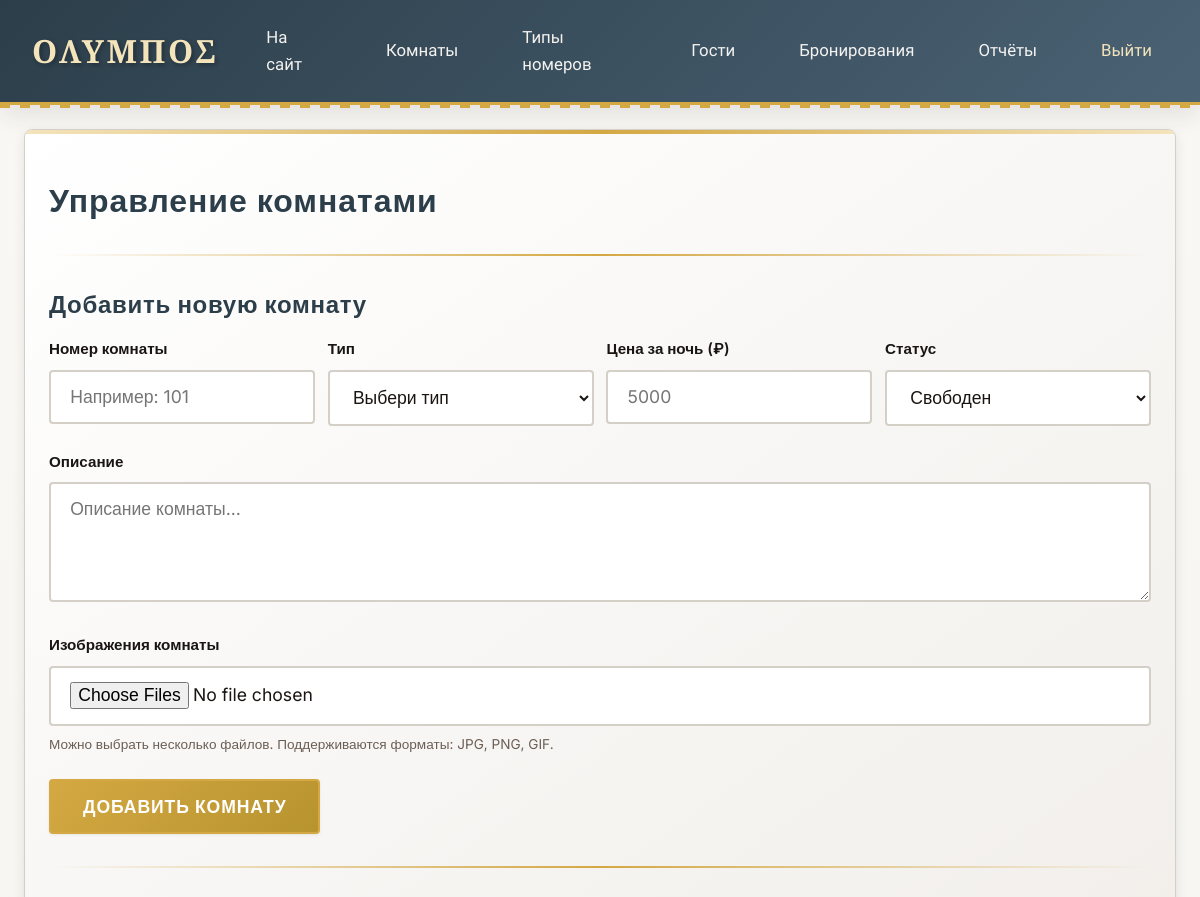
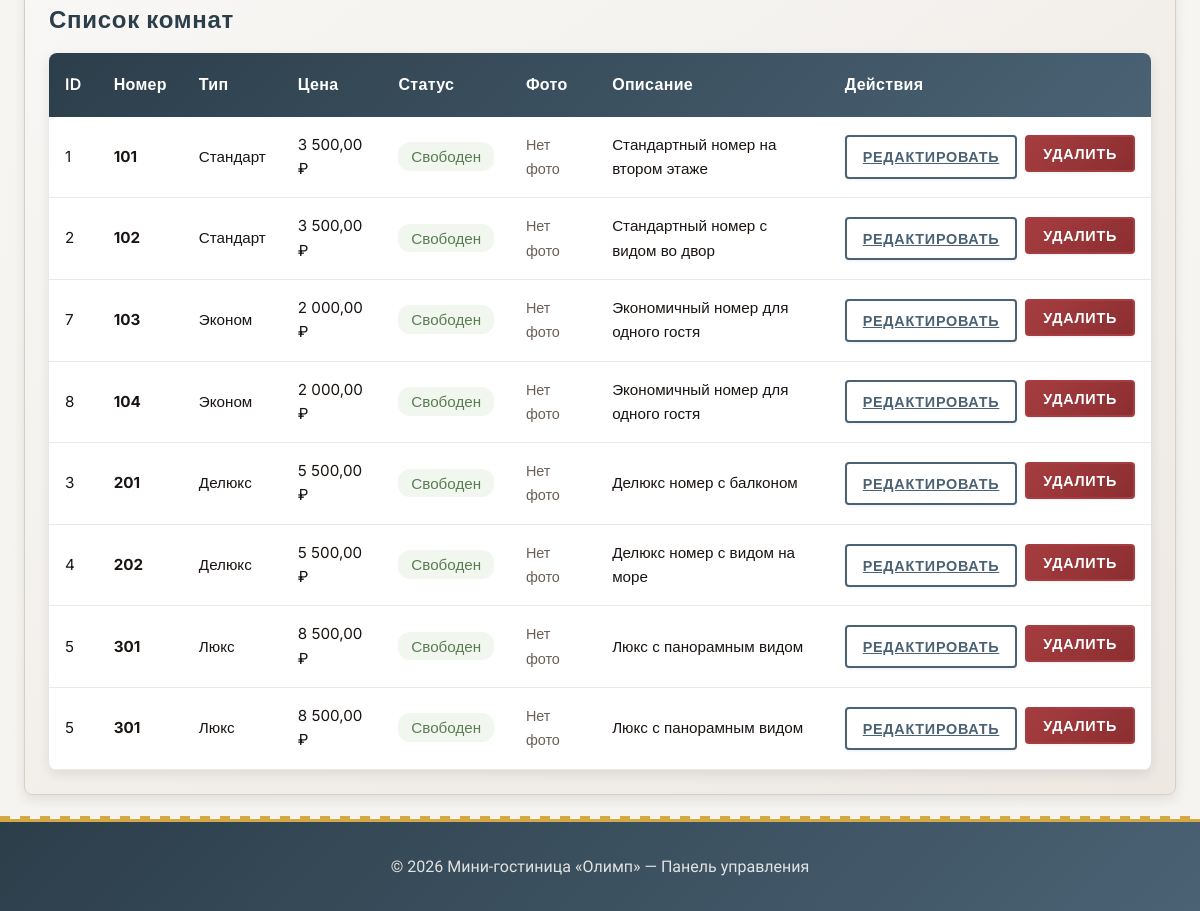
/admin/rooms.php (signed in), run on the app's committed database (2 pictures, top to bottom).
### tables this page shows
CREATE TABLE IF NOT EXISTS rooms (
    id INT AUTO_INCREMENT PRIMARY KEY,
    number VARCHAR(20) NOT NULL,
    type_id INT NOT NULL,
    price DECIMAL(10, 2) NOT NULL,
    status ENUM('available', 'booked', 'occupied', 'maintenance') DEFAULT 'available',
    description TEXT,
    created_at TIMESTAMP DEFAULT CURRENT_TIMESTAMP,
    FOREIGN KEY (type_id) REFERENCES room_types(id) ON DELETE RESTRICT,
    UNIQUE KEY unique_room_number (number)
);

CREATE TABLE IF NOT EXISTS room_types (
    id INT AUTO_INCREMENT PRIMARY KEY,
    name VARCHAR(100) NOT NULL,
    capacity INT NOT NULL DEFAULT 2,
    description TEXT,
    created_at TIMESTAMP DEFAULT CURRENT_TIMESTAMP
);

### includes/auth.php (called while the page is built, shortened)
<?php
function h($value): string
{
    return htmlspecialchars((string)$value, ENT_QUOTES, 'UTF-8');
}

### admin/rooms.php (the view, shortened to what this page needs)
<?php
require_once __DIR__ . '/../config/db.php';
require_once __DIR__ . '/../includes/admin_layout.php';
$statuses = [
    'available'   => 'Свободен',
    'booked'      => 'Забронирован',
    'maintenance' => 'На ремонте',
    'occupied'    => 'Занят'
];
$editRoom = null;
$stmt = $pdo->query('
    SELECT r.id, r.number, r.price, r.status, r.description, rt.name AS type_name
    FROM rooms r
    JOIN room_types rt ON rt.id = r.type_id
    ORDER BY r.number
');
$rooms = $stmt->fetchAll();
admin_page_start('Управление комнатами', 'rooms');
?>
<div style="margin-bottom: 2rem;">
    <h3><?= $editRoom ? 'Редактировать комнату' : 'Добавить новую комнату' ?></h3>
    <form method="post">
        <div class="grid grid-4">
            <div class="form-group">
                <label class="form-label">Номер комнаты</label>
                <input name="number" value="<?= h($editRoom['number'] ?? '') ?>" class="form-input" required placeholder="Например: 101">
            </div>
            <div class="form-group">
                <label class="form-label">Тип</label>
                <select name="type_id" class="form-select" required>
                    <option value="">Выбери тип</option>
                </select>
            </div>
            <div class="form-group">
                <label class="form-label">Цена за ночь (₽)</label>
                <input name="price" type="number" step="0.01" min="0" value="<?= h($editRoom['price'] ?? '') ?>" class="form-input" required placeholder="5000">
            </div>
            <div class="form-group">
                <label class="form-label">Статус</label>
                <select name="status" class="form-select">
                    <?php foreach ($statuses as $key => $label): ?>
                        <option value="<?= h($key) ?>" <?= ($editRoom['status'] ?? 'available') === $key ? 'selected' : '' ?>><?= h($label) ?></option>
                    <?php endforeach; ?>
                </select>
            </div>
        </div>
        <div class="form-group">
            <label class="form-label">Описание</label>
            <textarea name="description" class="form-textarea" placeholder="Описание комнаты..."><?= h($editRoom['description'] ?? '') ?></textarea>
        </div>
        <div class="form-group">
            <label class="form-label">Изображения комнаты</label>
            <input type="file" name="images[]" class="form-input" multiple accept="image/*">
            <p style="font-size: 0.85rem; color: var(--text-muted); margin-top: 0.5rem;">Можно выбрать несколько файлов. Поддерживаются форматы: JPG, PNG, GIF.</p>
        </div>
        <div style="display: flex; gap: 1rem;">
            <button class="btn-greek" type="submit" name="save_room"><?= $editRoom ? 'Сохранить изменения' : 'Добавить комнату' ?></button>
        </div>
    </form>
</div>
<div class="divider"></div>
<h3>Список комнат</h3>
<table class="greek-table">
    <thead>
        <tr>
            <th>ID</th>
            <th>Номер</th>
            <th>Тип</th>
            <th>Цена</th>
            <th>Статус</th>
            <th>Фото</th>
            <th>Описание</th>
            <th>Действия</th>
        </tr>
    </thead>
    <tbody>
        <?php foreach ($rooms as $room): ?>
            <tr>
                <td><?= h($room['id']) ?></td>
                <td><strong><?= h($room['number']) ?></strong></td>
                <td><?= h($room['type_name']) ?></td>
                <td><?= h(number_format((float)$room['price'], 2, ',', ' ')) ?> ₽</td>
                <td>
                    <?php
                    $badgeStyle = match ($room['status']) {
                        'available'   => 'var(--success-bg); color: var(--success)',
                        'maintenance' => 'var(--warning-bg, #fff3cd); color: #856404',
                        default       => 'var(--error-bg); color: var(--error)'
                    };
                    ?>
                    <span style="padding: 0.3rem 0.8rem; border-radius: 12px; background: <?= $badgeStyle ?>">
                        <?= h($statuses[$room['status']] ?? $room['status']) ?>
                    </span>
                </td>
                <td>
                    <?php if (!empty($room['images'])): ?>
                        <div style="display: flex; gap: 0.3rem;">
                            <?php foreach (array_slice($room['images'], 0, 3) as $img): ?>
                                <img src="<?= BASE_URL ?>uploads/rooms/<?= h($img) ?>" alt="Фото" style="width: 40px; height: 40px; object-fit: cover; border-radius: 4px;">
                            <?php endforeach; ?>
                            <?php if (count($room['images']) > 3): ?>
                                <span style="display: flex; align-items: center; font-size: 0.85rem; color: var(--text-muted);">+<?= count($room['images']) - 3 ?></span>
                            <?php endif; ?>
                        </div>
                    <?php else: ?>
                        <span style="color: var(--text-muted); font-size: 0.9rem;">Нет фото</span>
                    <?php endif; ?>
                </td>
                <td><?= h($room['description'] ?: '—') ?></td>
                <td>
                    <div style="display: flex; gap: 0.5rem;">
                        <a class="btn-greek btn-outline" href="?edit=<?= h($room['id']) ?>" style="padding: 0.5rem 1rem; font-size: 0.9rem;">Редактировать</a>
                        <form method="post" onsubmit="return confirm('Удалить комнату?');" style="display:inline;">
                            <button class="btn-greek btn-danger" style="padding: 0.5rem 1rem; font-size: 0.9rem;" type="submit">Удалить</button>
                        </form>
                    </div>
                </td>
            </tr>
        <?php endforeach; ?>
    </tbody>
</table>
<?php admin_page_end(); ?>

### includes/admin_layout.php (shortened to what this page needs)
<?php
require_once __DIR__ . '/auth.php';
function admin_page_start(string $title, string $active = ''): void
{
    ?>
<!doctype html>
<html lang="ru">
<head>
    <link rel="stylesheet" href="<?= h(BASE_URL) ?>assets/css/style.css">
</head>
<body class="admin-page">
<nav class="greek-nav">
    <div class="nav-container">
        <a href="<?= h(BASE_URL) ?>index.php" class="nav-brand">ΟΛΥΜΠΟΣ</a>
        <div class="nav-links">
            <a href="<?= h(BASE_URL) ?>index.php" class="nav-link">На сайт</a>
            <a href="<?= h(BASE_URL) ?>admin/rooms.php" class="nav-link <?= $active === 'rooms' ? 'active' : '' ?>">Комнаты</a>
            <a href="<?= h(BASE_URL) ?>admin/room_types.php" class="nav-link <?= $active === 'room_types' ? 'active' : '' ?>">Типы номеров</a>
            <a href="<?= h(BASE_URL) ?>admin/guests.php" class="nav-link <?= $active === 'guests' ? 'active' : '' ?>">Гости</a>
            <a href="<?= h(BASE_URL) ?>admin/bookings.php" class="nav-link <?= $active === 'bookings' ? 'active' : '' ?>">Бронирования</a>
            <a href="<?= h(BASE_URL) ?>admin/report.php" class="nav-link <?= $active === 'report' ? 'active' : '' ?>">Отчёты</a>
            <a href="<?= h(BASE_URL) ?>admin/logout.php" class="nav-link" style="color: #F4E4BC;">Выйти</a>
        </div>
    </div>
</nav>
<div class="container">
    <div class="marble-card">
        <h2><?= h($title) ?></h2>
        <div class="divider"></div>
<?php
}
function admin_page_end(): void
{
    ?>
    </div>
</div>
<footer class="greek-footer">
    <p>© <?= date('Y') ?> Мини-гостиница «Олимп» — Панель управления</p>
</footer>
</body>
</html>
<?php
}

### includes/admin_layout.php (style rules this page uses)
body.admin-page { font-family: 'Inter', sans-serif !important; }
body.admin-page h1, body.admin-page h2, body.admin-page h3, body.admin-page h4, body.admin-page h5, body.admin-page h6 { font-family: 'Inter', sans-serif !important; }
body.admin-page .greek-table, body.admin-page .form-input, body.admin-page .form-select, body.admin-page .form-textarea, body.admin-page .btn-greek, body.admin-page .admin-nav-link, body.admin-page .flash-message { font-family: 'Inter', sans-serif !important; }
body.admin-page .greek-table thead th, body.admin-page .greek-table tbody td, body.admin-page .form-label { font-family: 'Inter', sans-serif !important; }

### data on the page
rooms: id "1", number "101", type.name "Стандарт", price "3 500,00", status "Свободен", description "Стандартный номер на втором этаже"
rooms: id "2", number "102", type.name "Стандарт", price "3 500,00", status "Свободен", description "Стандартный номер с видом во двор"
rooms: id "7", number "103", type.name "Эконом", price "2 000,00", status "Свободен", description "Экономичный номер для одного гостя"
rooms: id "8", number "104", type.name "Эконом", price "2 000,00", status "Свободен", description "Экономичный номер для одного гостя"
rooms: id "3", number "201", type.name "Делюкс", price "5 500,00", status "Свободен", description "Делюкс номер с балконом"
rooms: id "4", number "202", type.name "Делюкс", price "5 500,00", status "Свободен", description "Делюкс номер с видом на море"
rooms: id "5", number "301", type.name "Люкс", price "8 500,00", status "Свободен", description "Люкс с панорамным видом"

### other printed values
$title "Управление комнатами"
form field status "Свободен"
